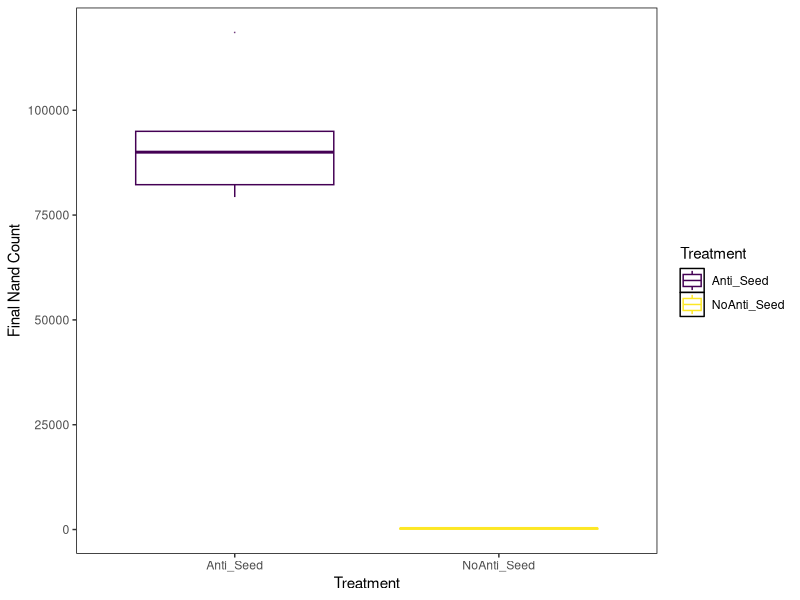
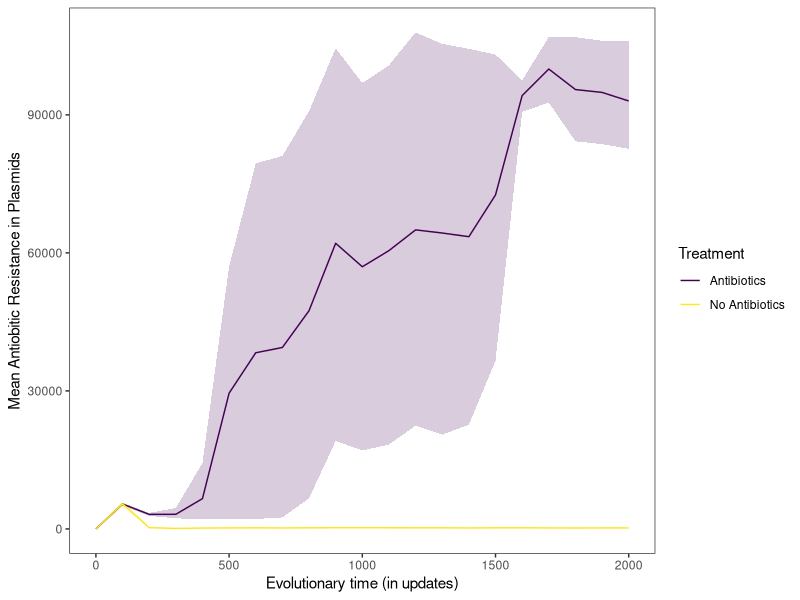
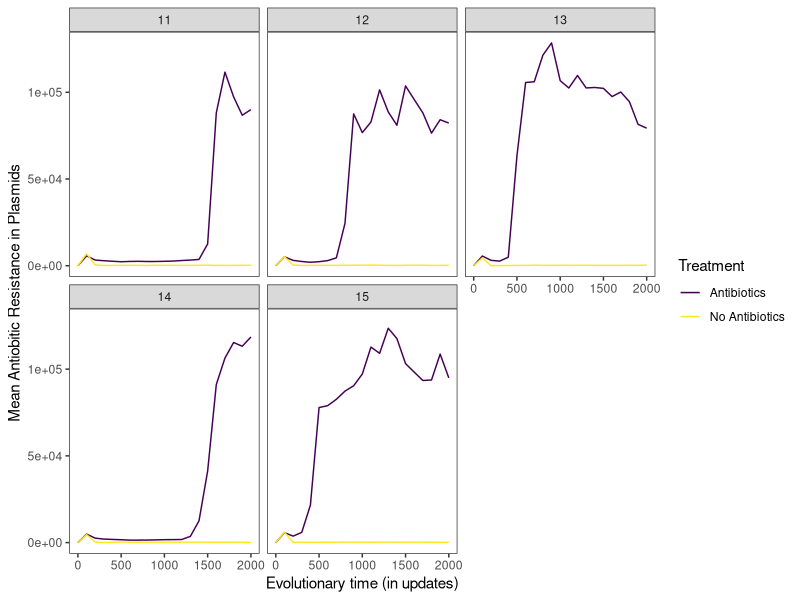

Write the R code that produced these figures, in order.
require(ggplot2)
install.packages("viridis")
library(viridis)

#Set your working directory to the Analysis folder for your project

#Read in the data
initial_data <- read.table("munged_nand_count.dat", h=T)
lookup <- c(
  "NoAnti_Seed" = "No Antibiotics",
  "Anti_Seed"   = "Antibiotics"
)

initial_data$Treatment <- lookup[initial_data$treatment]

final_update <- subset(initial_data, update == "2000")

#Plot the symbiont nand counts
ggplot(data=final_update, aes(x=treatment, y=sym_nand_count, color=treatment)) + geom_boxplot(alpha=0.5, outlier.size=0) + ylab("Final Nand Count") + xlab("Treatment") + theme(panel.background = element_rect(fill='white', colour='black')) + theme(panel.grid.major = element_blank(), panel.grid.minor = element_blank()) + guides(fill=FALSE) + scale_color_manual(name="Treatment", values=viridis(2))

# Over time

ggplot(data = initial_data, aes(x = update, y = sym_nand_count, group = Treatment, color = Treatment, fill = Treatment)) + stat_summary(fun.data = "mean_cl_boot", geom = "ribbon", alpha = 0.2, color = NA) + stat_summary(fun.data = "mean_cl_boot", geom = "line") + scale_color_manual(values = viridis(2)) + scale_fill_manual(values = viridis(2)) + labs(x = "Evolutionary time (in updates)", y = "Mean Antiobitic Resistance in Plasmids") + theme_bw() + theme(panel.grid.major = element_blank(), panel.grid.minor = element_blank()) + guides(fill = "none")

# By rep
ggplot(data = initial_data, aes(x = update, y = sym_nand_count, group = Treatment, color = Treatment, fill = Treatment)) + stat_summary(fun.data = "mean_cl_boot", geom = "ribbon", alpha = 0.2, color = NA) + stat_summary(fun.data = "mean_cl_boot", geom = "line") + scale_color_manual(values = viridis(2)) + scale_fill_manual(values = viridis(2)) + labs(x = "Evolutionary time (in updates)", y = "Mean Antiobitic Resistance in Plasmids") + theme_bw() + theme(panel.grid.major = element_blank(), panel.grid.minor = element_blank()) + guides(fill = "none") + facet_wrap(~rep)
